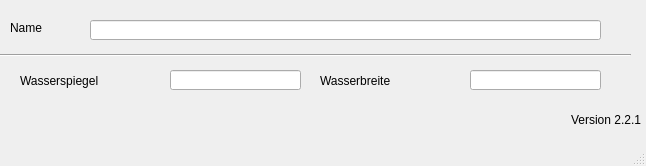
<?xml version="1.0" encoding="UTF-8"?>
<ui version="4.0">
 <class>MainWindow</class>
 <widget class="QMainWindow" name="MainWindow">
  <property name="geometry">
   <rect>
    <x>0</x>
    <y>0</y>
    <width>646</width>
    <height>166</height>
   </rect>
  </property>
  <property name="windowTitle">
   <string>MainWindow</string>
  </property>
  <widget class="QWidget" name="centralwidget">
   <widget class="QLabel" name="label">
    <property name="geometry">
     <rect>
      <x>10</x>
      <y>20</y>
      <width>46</width>
      <height>16</height>
     </rect>
    </property>
    <property name="text">
     <string>Name</string>
    </property>
   </widget>
   <widget class="QLabel" name="label_20">
    <property name="geometry">
     <rect>
      <x>20</x>
      <y>70</y>
      <width>121</width>
      <height>21</height>
     </rect>
    </property>
    <property name="text">
     <string>Wasserspiegel</string>
    </property>
   </widget>
   <widget class="Line" name="line">
    <property name="geometry">
     <rect>
      <x>0</x>
      <y>40</y>
      <width>631</width>
      <height>31</height>
     </rect>
    </property>
    <property name="orientation">
     <enum>Qt::Horizontal</enum>
    </property>
   </widget>
   <widget class="QLineEdit" name="profilnam">
    <property name="geometry">
     <rect>
      <x>90</x>
      <y>20</y>
      <width>511</width>
      <height>20</height>
     </rect>
    </property>
   </widget>
   <widget class="QLineEdit" name="wspiegel">
    <property name="geometry">
     <rect>
      <x>170</x>
      <y>70</y>
      <width>131</width>
      <height>20</height>
     </rect>
    </property>
   </widget>
   <widget class="QLabel" name="label_21">
    <property name="geometry">
     <rect>
      <x>320</x>
      <y>70</y>
      <width>121</width>
      <height>21</height>
     </rect>
    </property>
    <property name="text">
     <string>Wasserbreite</string>
    </property>
   </widget>
   <widget class="QLineEdit" name="wbreite">
    <property name="geometry">
     <rect>
      <x>470</x>
      <y>70</y>
      <width>131</width>
      <height>20</height>
     </rect>
    </property>
   </widget>
   <widget class="QLabel" name="lb_version">
    <property name="geometry">
     <rect>
      <x>570</x>
      <y>110</y>
      <width>71</width>
      <height>20</height>
     </rect>
    </property>
    <property name="toolTip">
     <string>Version QKan Import</string>
    </property>
    <property name="text">
     <string>Version 2.2.1</string>
    </property>
    <property name="alignment">
     <set>Qt::AlignRight|Qt::AlignTrailing|Qt::AlignVCenter</set>
    </property>
   </widget>
  </widget>
  <widget class="QMenuBar" name="menubar">
   <property name="geometry">
    <rect>
     <x>0</x>
     <y>0</y>
     <width>646</width>
     <height>21</height>
    </rect>
   </property>
  </widget>
  <widget class="QStatusBar" name="statusbar"/>
 </widget>
 <resources/>
 <connections/>
</ui>
